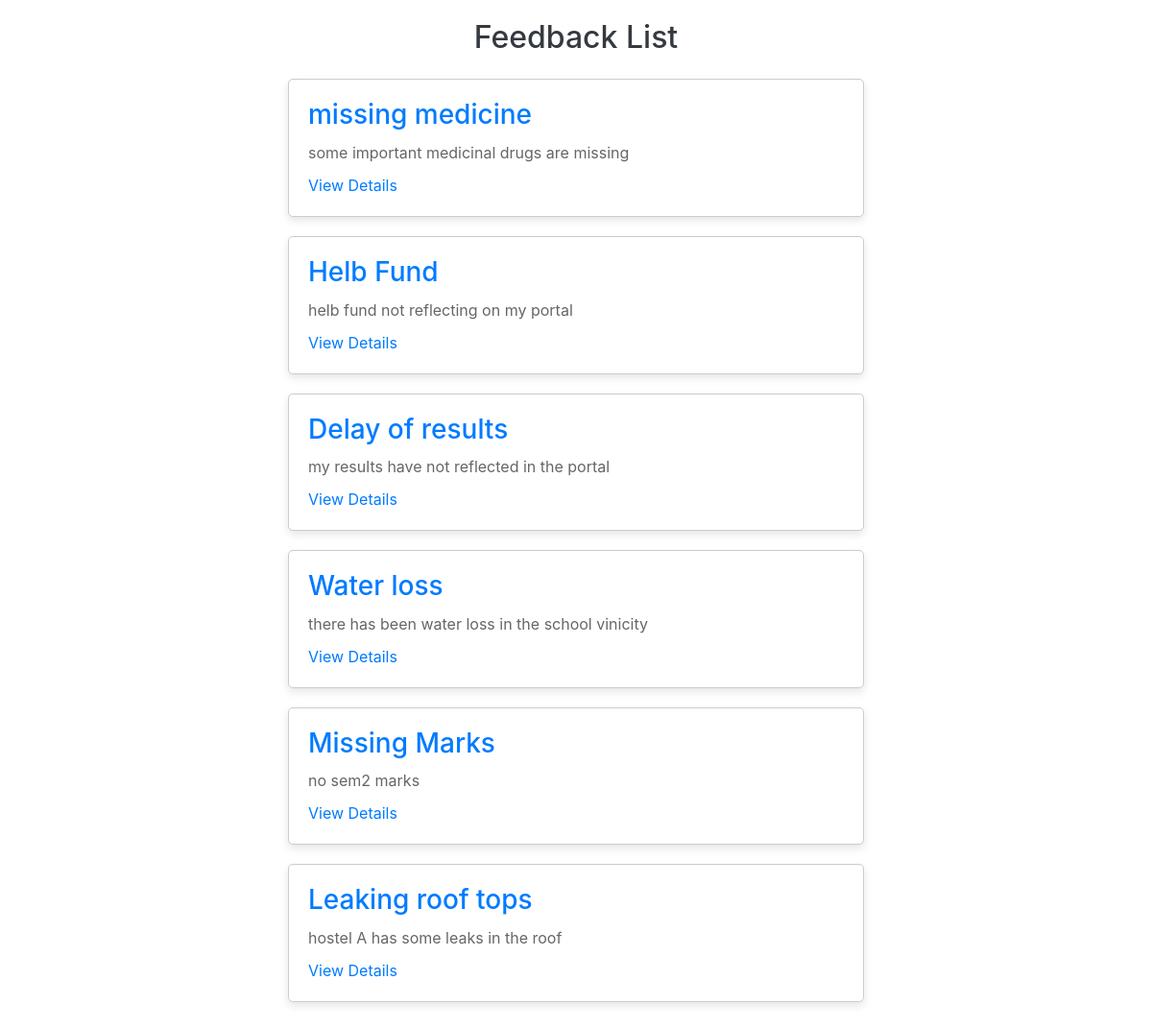
Screenshot of /list/ (signed in) with the database file from the repository.
### campusEcho/models.py (models this page shows, shortened)
class Feedback(models.Model):
    CATEGORY_CHOICES = [
        ('academics', 'Academics'),
        ('finance', 'Finance'),
        ('health', 'Health and Welfare'),
        ('housing', 'Housing'),
        ('other', 'Other'),
    ]
    SEVERITY_CHOICES = [
        ('critical', 'Critical'),
        ('urgent', 'Urgent'),
        ('emergency', 'Emergency'),
        ('normal', 'Normal'),
    ]
    FEEDBACK_TYPE_CHOICES = [
        ('complaint', 'Complaint'),
        ('recommendation', 'Recommendation'),
        ('report', 'Report'),
        ('other', 'Other'),
    ]
    STATUS_CHOICES = [
        ('resolved', 'Resolved'),
        ('pending', 'Pending'),
    ]
    category = models.CharField(max_length=100, choices=CATEGORY_CHOICES)
    severity = models.CharField(max_length=100, choices=SEVERITY_CHOICES)
    feedback_type = models.CharField(max_length=100, choices=FEEDBACK_TYPE_CHOICES)
    title = models.CharField(max_length=255)
    description = models.TextField()
    submitted_at = models.DateTimeField(auto_now_add=True)
    evidence = models.ImageField(upload_to='feedback_evidence/', blank=True, null=True)
    recommendation = models.TextField(blank=True, null=True)
    status = models.CharField(max_length=100, choices=STATUS_CHOICES, default='pending')
    solution = models.TextField(blank=True, null=True)
    student = models.ForeignKey(User, on_delete=models.CASCADE, null=True)

### campusEcho/views.py (the view)
# urls.py: path('list/', views.feedback_list, name='feedback_list'),
@login_required
def feedback_list(request):
    feedbacks = Feedback.objects.filter(student=request.user)
    return render(request, 'feedback_list.html', {'feedbacks': feedbacks})

### Templates/feedback_list.html (shortened to what this page needs)
{% load static %}
<!DOCTYPE html>
<html lang="en">
<head>
    <link rel="stylesheet" href=" {% static 'css/feedback_list.css' %}">
    <link rel="stylesheet" href="https://stackpath.bootstrapcdn.com/bootstrap/4.5.2/css/bootstrap.min.css">
</head>
<body>
    <div class="container">
        <h2 class="mb-4 text-center text-dark">Feedback List</h2>
        {% for feedback in feedbacks %}
            <div class="feedback-card">
                <h3>{{ feedback.title }}</h3>
                <p>{{ feedback.description }}</p>
                <a href="{% url 'feedback_details' feedback.id %}" class="view-details-link">View Details</a>
            </div>
        {% endfor %}
    </div>
</body>
</html>

### static/css/feedback_list.css (style rules this page uses)
body { font-family: Arial, sans-serif; background-color: #f8f9fa; padding: 20px; }
.feedback-card { border: 1px solid #ccc; border-radius: 5px; padding: 20px; margin-bottom: 20px; background-color: #fff; box-shadow: 0 4px 8px rgba(0, 0, 0, 0.1); width: 80%; max-width: 600px; margin-left: auto; margin-right: auto; }
.feedback-card h3 { color: #007bff; margin-bottom: 10px; }
.feedback-card p { color: #666; margin-bottom: 10px; }
.view-details-link { color: #007bff; text-decoration: none; }

### rows the page displays
Feedback: title "missing medicine", description "some important medicinal drugs are missing"
Feedback: title "Helb Fund", description "helb fund not reflecting on my portal"
Feedback: title "Delay of results", description "my results have not reflected in the portal"
Feedback: title "Water loss", description "there has been water loss in the school vinicity"
Feedback: title "Missing Marks", description "no sem2 marks"
Feedback: title "Leaking roof tops", description "hostel A has some leaks in the roof"
